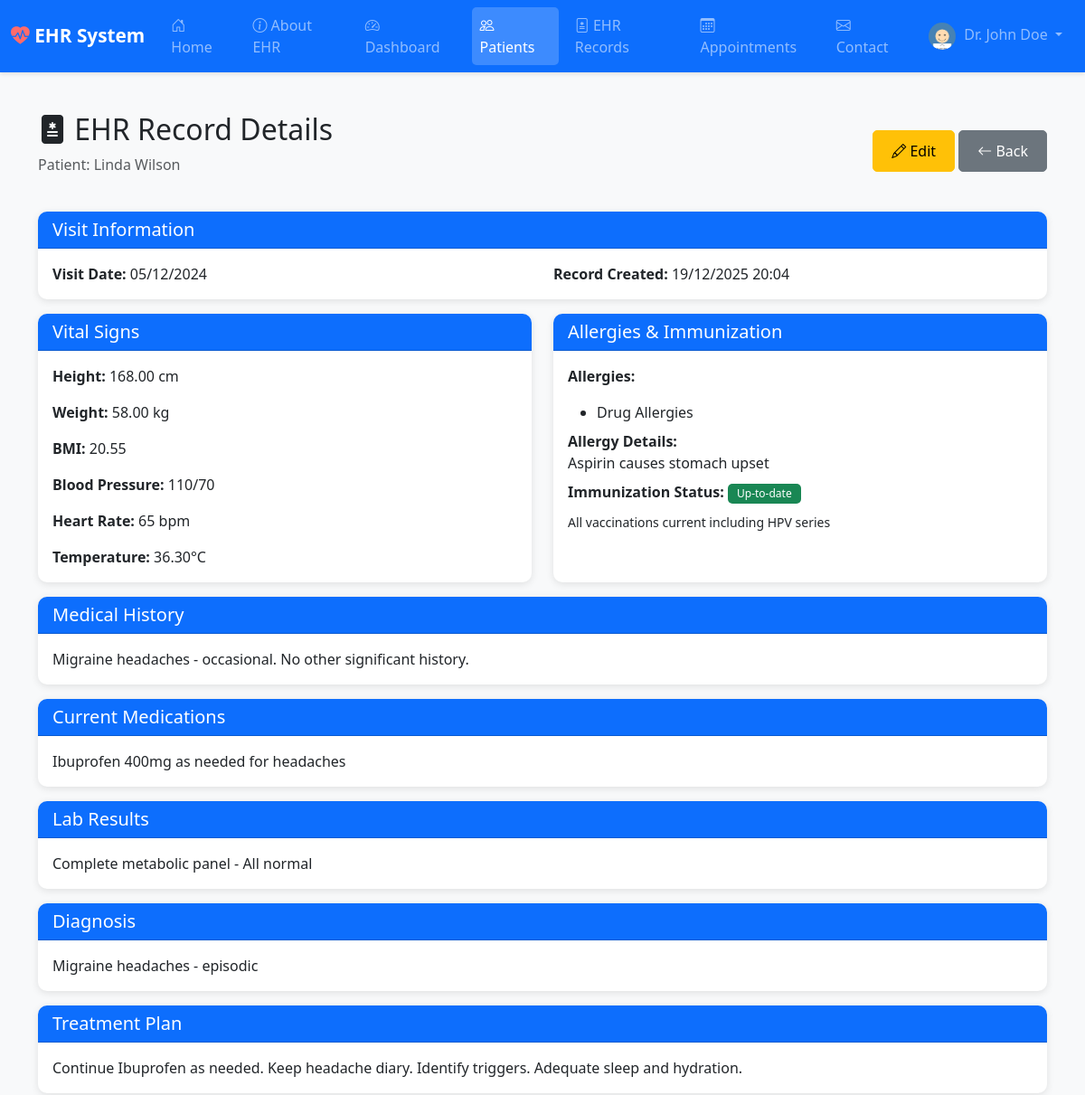
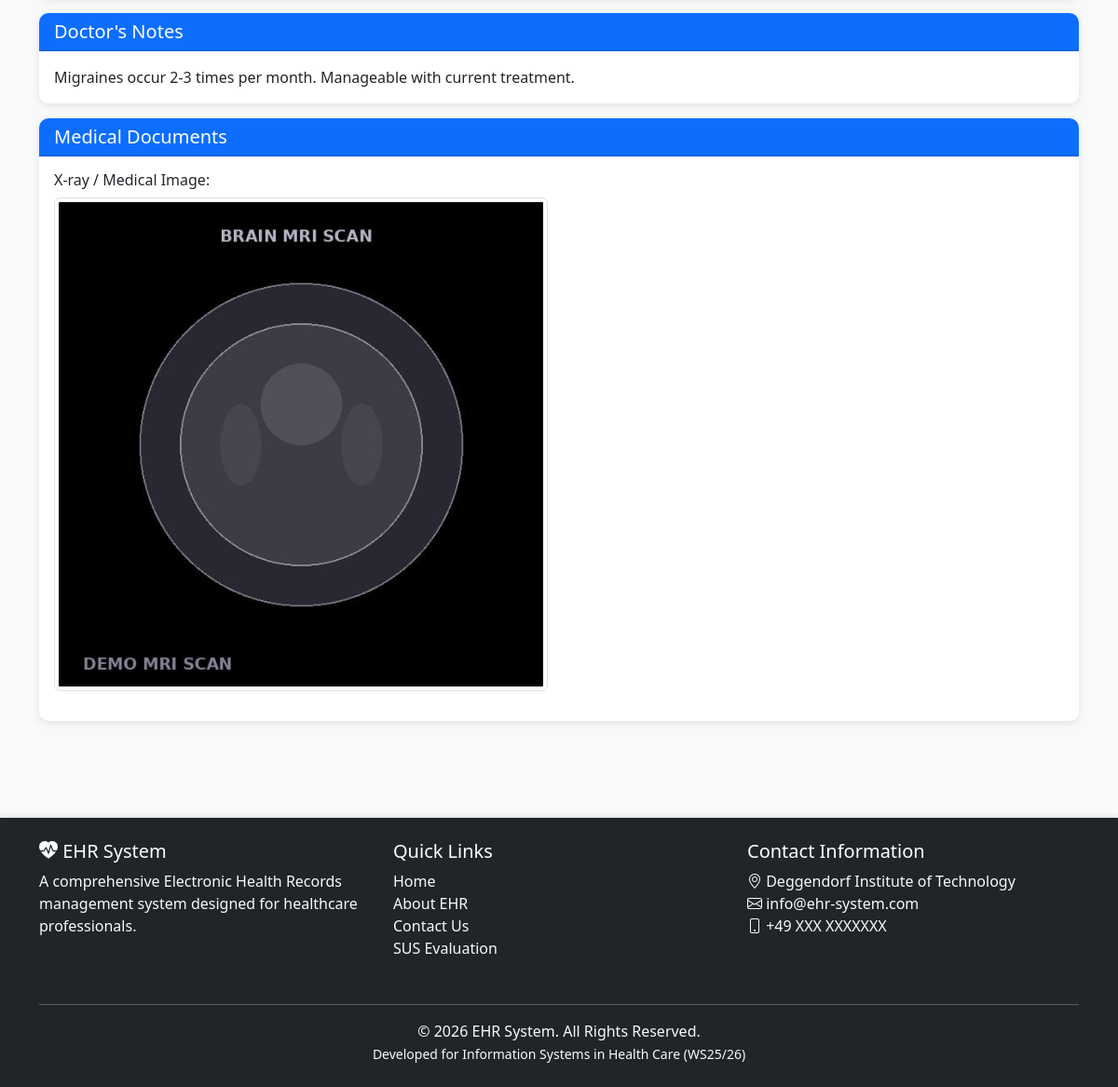
Page /modules/patients/view_ehr.php?id=8 (signed in) on the committed database (2 pictures, top to bottom).
### tables this page shows
CREATE TABLE IF NOT EXISTS doctors (
    doctor_id INT AUTO_INCREMENT PRIMARY KEY,
    first_name VARCHAR(50) NOT NULL,
    last_name VARCHAR(50) NOT NULL,
    email VARCHAR(100) NOT NULL UNIQUE,
    username VARCHAR(50) NOT NULL UNIQUE,
    password VARCHAR(255) NOT NULL,   
    phone VARCHAR(20),
    specialization VARCHAR(100),
    license_number VARCHAR(50),
    profile_image VARCHAR(255),   
    is_verified TINYINT(1) DEFAULT 0,   
    verification_token VARCHAR(100),     
    reset_token VARCHAR(100),            
    reset_token_expiry DATETIME,         
    created_at TIMESTAMP DEFAULT CURRENT_TIMESTAMP,
    updated_at TIMESTAMP DEFAULT CURRENT_TIMESTAMP ON UPDATE CURRENT_TIMESTAMP
);

CREATE TABLE IF NOT EXISTS ehr_records (
    ehr_id INT AUTO_INCREMENT PRIMARY KEY,
    patient_id INT NOT NULL,
    doctor_id INT NOT NULL,   
    
     
    height DECIMAL(5,2),   
    weight DECIMAL(5,2),   
    bmi DECIMAL(4,2),      
    
     
    medical_history TEXT,
    
     
    current_medications TEXT,
    
     
    allergy_drugs TINYINT(1) DEFAULT 0,
    allergy_food TINYINT(1) DEFAULT 0,
    allergy_environmental TINYINT(1) DEFAULT 0,
    allergy_other TINYINT(1) DEFAULT 0,
    allergy_details TEXT,
    
     
    immunization_status ENUM('Up-to-date', 'Incomplete', 'Unknown') DEFAULT 'Unknown',
    immunization_details TEXT,
    
     
    blood_pressure VARCHAR(20),   
    heart_rate INT,               
    temperature DECIMAL(4,2),     
    
     
    lab_results TEXT,
    
     
    visit_date DATE NOT NULL,
    
     
    diagnosis TEXT,
    treatment_plan TEXT,
    doctor_notes TEXT,
    
     
    xray_image VARCHAR(255),
    report_document VARCHAR(255),
    
    created_at TIMESTAMP DEFAULT CURRENT_TIMESTAMP,
    updated_at TIMESTAMP DEFAULT CURRENT_TIMESTAMP ON UPDATE CURRENT_TIMESTAMP,
    
    FOREIGN KEY (patient_id) REFERENCES patients(patient_id) ON DELETE CASCADE,
    FOREIGN KEY (doctor_id) REFERENCES doctors(doctor_id) ON DELETE CASCADE
);

CREATE TABLE IF NOT EXISTS patients (
    patient_id INT AUTO_INCREMENT PRIMARY KEY,
    doctor_id INT NOT NULL,   
    first_name VARCHAR(50) NOT NULL,
    last_name VARCHAR(50) NOT NULL,
    date_of_birth DATE NOT NULL,
    gender ENUM('Male', 'Female', 'Other') NOT NULL,   
    blood_group VARCHAR(5),
    phone VARCHAR(20),
    email VARCHAR(100),
    address TEXT,
    emergency_contact_name VARCHAR(100),
    emergency_contact_phone VARCHAR(20),
    profile_image VARCHAR(255),   
    created_at TIMESTAMP DEFAULT CURRENT_TIMESTAMP,
    updated_at TIMESTAMP DEFAULT CURRENT_TIMESTAMP ON UPDATE CURRENT_TIMESTAMP,
    FOREIGN KEY (doctor_id) REFERENCES doctors(doctor_id) ON DELETE CASCADE
);

### modules/patients/view_ehr.php (the view, shortened to what this page needs)
<?php
require_once '../../config/database.php';
$base_url = "../../";
$doctor_id = $_SESSION['doctor_id'];
$ehr_id = (int)$_GET['id'];
$stmt = $conn->prepare("SELECT e.*, p.first_name, p.last_name, p.patient_id FROM ehr_records e JOIN patients p ON e.patient_id = p.patient_id WHERE e.ehr_id = ? AND e.doctor_id = ?");
$stmt->bind_param("ii", $ehr_id, $doctor_id);
$stmt->execute();
$result = $stmt->get_result();
$record = $result->fetch_assoc();
?>
<?php include '../../includes/header.php'; ?>
<div class="container mt-4">
    <div class="d-flex justify-content-between align-items-center mb-4">
        <div>
            <h2><i class="bi bi-file-medical-fill"></i> EHR Record Details</h2>
            <p class="text-muted">Patient: <?php echo htmlspecialchars($record['first_name'] . ' ' . $record['last_name']); ?></p>
        </div>
        <div>
            <a href="edit_ehr.php?id=<?php echo $ehr_id; ?>" class="btn btn-warning">
                <i class="bi bi-pencil"></i> Edit
            </a>
            <a href="patient_ehr_records.php?patient_id=<?php echo $record['patient_id']; ?>" class="btn btn-secondary">
                <i class="bi bi-arrow-left"></i> Back
            </a>
        </div>
    </div>
    <div class="row">
        <div class="col-md-12 mb-3">
            <div class="card">
                <div class="card-header bg-primary text-white">
                    <h5 class="mb-0">Visit Information</h5>
                </div>
                <div class="card-body">
                    <div class="row">
                        <div class="col-md-6">
                            <strong>Visit Date:</strong> <?php echo date('d/m/Y', strtotime($record['visit_date'])); ?>
                        </div>
                        <div class="col-md-6">
                            <strong>Record Created:</strong> <?php echo date('d/m/Y H:i', strtotime($record['created_at'])); ?>
                        </div>
                    </div>
                </div>
            </div>
        </div>
        <div class="col-md-6 mb-3">
            <div class="card h-100">
                <div class="card-header bg-primary text-white">
                    <h5 class="mb-0">Vital Signs</h5>
                </div>
                <div class="card-body">
                    <p><strong>Height:</strong> <?php echo $record['height'] ? $record['height'] . ' cm' : 'Not recorded'; ?></p>
                    <p><strong>Weight:</strong> <?php echo $record['weight'] ? $record['weight'] . ' kg' : 'Not recorded'; ?></p>
                    <p><strong>BMI:</strong> <?php echo $record['bmi'] ? number_format($record['bmi'], 2) : 'Not calculated'; ?></p>
                    <p><strong>Blood Pressure:</strong> <?php echo htmlspecialchars($record['blood_pressure'] ?: 'Not recorded'); ?></p>
                    <p><strong>Heart Rate:</strong> <?php echo $record['heart_rate'] ? $record['heart_rate'] . ' bpm' : 'Not recorded'; ?></p>
                    <p class="mb-0"><strong>Temperature:</strong> <?php echo $record['temperature'] ? $record['temperature'] . '°C' : 'Not recorded'; ?></p>
                </div>
            </div>
        </div>
        <div class="col-md-6 mb-3">
            <div class="card h-100">
                <div class="card-header bg-primary text-white">
                    <h5 class="mb-0">Allergies & Immunization</h5>
                </div>
                <div class="card-body">
                    <p><strong>Allergies:</strong></p>
                    <ul class="mb-2">
                        <?php if ($record['allergy_drugs']): ?><li>Drug Allergies</li><?php endif; ?>
                    </ul>
                    <?php if ($record['allergy_details']): ?>
                        <p class="mb-2"><strong>Allergy Details:</strong><br><?php echo nl2br(htmlspecialchars($record['allergy_details'])); ?></p>
                    <?php endif; ?>
                    <p class="mb-0"><strong>Immunization Status:</strong>
                        <span class="badge bg-<?php echo $record['immunization_status'] == 'Up-to-date' ? 'success' : ($record['immunization_status'] == 'Incomplete' ? 'warning' : 'secondary'); ?>">
                            <?php echo htmlspecialchars($record['immunization_status']); ?>
                        </span>
                    </p>
                    <?php if ($record['immunization_details']): ?>
                        <p class="mt-2 mb-0"><small><?php echo nl2br(htmlspecialchars($record['immunization_details'])); ?></small></p>
                    <?php endif; ?>
                </div>
            </div>
        </div>
        <?php if ($record['medical_history']): ?>
        <div class="col-md-12 mb-3">
            <div class="card">
                <div class="card-header bg-primary text-white">
                    <h5 class="mb-0">Medical History</h5>
                </div>
                <div class="card-body">
                    <p class="mb-0"><?php echo nl2br(htmlspecialchars($record['medical_history'])); ?></p>
                </div>
            </div>
        </div>
        <?php endif; ?>
        <?php if ($record['current_medications']): ?>
        <div class="col-md-12 mb-3">
            <div class="card">
                <div class="card-header bg-primary text-white">
                    <h5 class="mb-0">Current Medications</h5>
                </div>
                <div class="card-body">
                    <p class="mb-0"><?php echo nl2br(htmlspecialchars($record['current_medications'])); ?></p>
                </div>
            </div>
        </div>
        <?php endif; ?>
        <?php if ($record['lab_results']): ?>
        <div class="col-md-12 mb-3">
            <div class="card">
                <div class="card-header bg-primary text-white">
                    <h5 class="mb-0">Lab Results</h5>
                </div>
                <div class="card-body">
                    <p class="mb-0"><?php echo nl2br(htmlspecialchars($record['lab_results'])); ?></p>
                </div>
            </div>
        </div>
        <?php endif; ?>
        <?php if ($record['diagnosis']): ?>
        <div class="col-md-12 mb-3">
            <div class="card">
                <div class="card-header bg-primary text-white">
                    <h5 class="mb-0">Diagnosis</h5>
                </div>
                <div class="card-body">
                    <p class="mb-0"><?php echo nl2br(htmlspecialchars($record['diagnosis'])); ?></p>
                </div>
            </div>
        </div>
        <?php endif; ?>
        <?php if ($record['treatment_plan']): ?>
        <div class="col-md-12 mb-3">
            <div class="card">
                <div class="card-header bg-primary text-white">
                    <h5 class="mb-0">Treatment Plan</h5>
                </div>
                <div class="card-body">
                    <p class="mb-0"><?php echo nl2br(htmlspecialchars($record['treatment_plan'])); ?></p>
                </div>
            </div>
        </div>
        <?php endif; ?>
        <?php if ($record['doctor_notes']): ?>
        <div class="col-md-12 mb-3">
            <div class="card">
                <div class="card-header bg-primary text-white">
                    <h5 class="mb-0">Doctor's Notes</h5>
                </div>
                <div class="card-body">
                    <p class="mb-0"><?php echo nl2br(htmlspecialchars($record['doctor_notes'])); ?></p>
                </div>
            </div>
        </div>
        <?php endif; ?>
        <?php if ($record['xray_image'] || $record['report_document']): ?>
        <div class="col-md-12 mb-3">
            <div class="card">
                <div class="card-header bg-primary text-white">
                    <h5 class="mb-0">Medical Documents</h5>
                </div>
                <div class="card-body">
                    <div class="row">
                        <?php if ($record['xray_image']): ?>
                        <div class="col-md-6 mb-3">
                            <h6>X-ray / Medical Image:</h6>
                            <a href="../../uploads/documents/<?php echo $record['xray_image']; ?>" target="_blank">
                                <img src="../../uploads/documents/<?php echo $record['xray_image']; ?>" class="img-thumbnail" style="max-width: 100%;">
                            </a>
                        </div>
                        <?php endif; ?>
                    </div>
                </div>
            </div>
        </div>
        <?php endif; ?>
    </div>
</div>
<?php include '../../includes/footer.php'; ?>

### includes/navbar.php (shortened to what this page needs)
<?php
global $base_url;
$is_logged_in = isset($_SESSION['doctor_id']) && !empty($_SESSION['doctor_id']);
$doctor_name = $is_logged_in ? $_SESSION['doctor_name'] : 'Guest';
?>
<nav class="navbar navbar-expand-lg navbar-dark bg-primary sticky-top">
    <div class="container-fluid">
        <a class="navbar-brand" href="<?php echo $base_url; ?>index.php">
            <i class="bi bi-heart-pulse-fill"></i> EHR System
        </a>
        <div class="collapse navbar-collapse" id="navbarNav">
            <ul class="navbar-nav me-auto mb-2 mb-lg-0">
                <li class="nav-item">
                    <a class="nav-link <?php echo (basename($_SERVER['PHP_SELF']) == 'index.php') ? 'active' : ''; ?>" href="<?php echo $base_url; ?>index.php">
                        <i class="bi bi-house-door"></i> Home
                    </a>
                </li>
                <li class="nav-item">
                    <a class="nav-link <?php echo (basename($_SERVER['PHP_SELF']) == 'about.php') ? 'active' : ''; ?>" href="<?php echo $base_url; ?>about.php">
                        <i class="bi bi-info-circle"></i> About EHR
                    </a>
                </li>
                <?php if($is_logged_in): ?>
                    <li class="nav-item">
                        <a class="nav-link <?php echo (strpos($_SERVER['PHP_SELF'], 'dashboard') !== false) ? 'active' : ''; ?>" href="<?php echo $base_url; ?>modules/dashboard/dashboard.php">
                            <i class="bi bi-speedometer2"></i> Dashboard
                        </a>
                    </li>
                    <li class="nav-item">
                        <a class="nav-link <?php echo (strpos($_SERVER['PHP_SELF'], 'patients') !== false) ? 'active' : ''; ?>" href="<?php echo $base_url; ?>modules/patients/view_patients.php">
                            <i class="bi bi-people"></i> Patients
                        </a>
                    </li>
                    <li class="nav-item">
                        <a class="nav-link <?php echo (strpos($_SERVER['PHP_SELF'], 'ehr_records') !== false) ? 'active' : ''; ?>" href="<?php echo $base_url; ?>modules/patients/ehr_records.php">
                            <i class="bi bi-file-medical"></i> EHR Records
                        </a>
                    </li>
                    <li class="nav-item">
                        <a class="nav-link <?php echo (strpos($_SERVER['PHP_SELF'], 'appointments') !== false) ? 'active' : ''; ?>" href="<?php echo $base_url; ?>modules/appointments/view_appointments.php">
                            <i class="bi bi-calendar3"></i> Appointments
                        </a>
                    </li>
                <?php endif; ?>
                <li class="nav-item">
                    <a class="nav-link <?php echo (basename($_SERVER['PHP_SELF']) == 'contact.php') ? 'active' : ''; ?>" href="<?php echo $base_url; ?>contact.php">
                        <i class="bi bi-envelope"></i> Contact
                    </a>
                </li>
            </ul>
            <ul class="navbar-nav ms-auto">
                <?php if($is_logged_in): ?>
                    <li class="nav-item dropdown">
                        <a class="nav-link dropdown-toggle" href="#" id="navbarDropdown" role="button" data-bs-toggle="dropdown" aria-expanded="false">
                            <?php
                            if (isset($_SESSION['doctor_id'])) {
                                $doctor_id = $_SESSION['doctor_id'];
                                $stmt = $conn->prepare("SELECT profile_image FROM doctors WHERE doctor_id = ?");
                                $stmt->bind_param("i", $doctor_id);
                                $stmt->execute();
                                $result = $stmt->get_result();
                                $doctor_profile = $result->fetch_assoc();
                                if ($doctor_profile && $doctor_profile['profile_image']):
                            ?>
                                <img src="<?php echo $base_url; ?>uploads/profile_pics/<?php echo $doctor_profile['profile_image']; ?>" class="rounded-circle" width="30" height="30" style="object-fit: cover; margin-right: 5px;">
                            <?php else: ?>
                                <i class="bi bi-person-circle"></i>
                            <?php
                                endif;
                            }
                            ?>
                            Dr. <?php echo htmlspecialchars($doctor_name); ?>
                        </a>
                    </li>
                <?php endif; ?>
            </ul>
        </div>
    </div>
</nav>

### rows in the picture
doctors: profile_image (picture)
ehr_records: patient.last_name "Linda Wilson", visit_date "05/12/2024", created_at "19/12/2025 20:04", height "168.00", weight "58.00", bmi "20.55", blood_pressure "110/70", heart_rate "65", temperature "36.30", allergy_details "Aspirin causes stomach upset", immunization_status "Up-to-date", immunization_details "All vaccinations current including HPV series", medical_history "Migraine headaches - occasional. No other significant history.", current_medications "Ibuprofen 400mg as needed for headaches", lab_results "Complete metabolic panel - All normal", diagnosis "Migraine headaches - episodic", treatment_plan "Continue Ibuprofen as needed. Keep headache diary. Identify triggers. Adequate sleep and hydration.", doctor_notes "Migraines occur 2-3 times per month. Manageable with current treatment.", xray_image (picture)

### other values in the picture
$doctor_name "John Doe"
